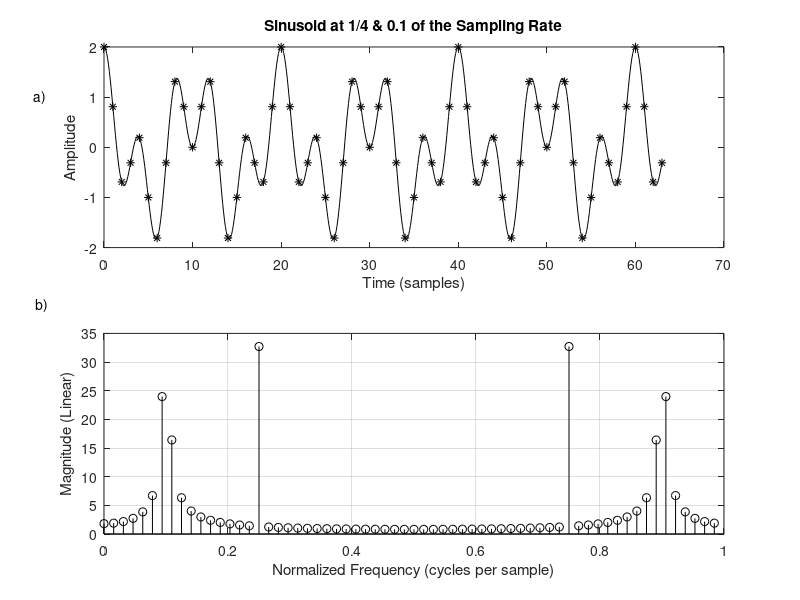
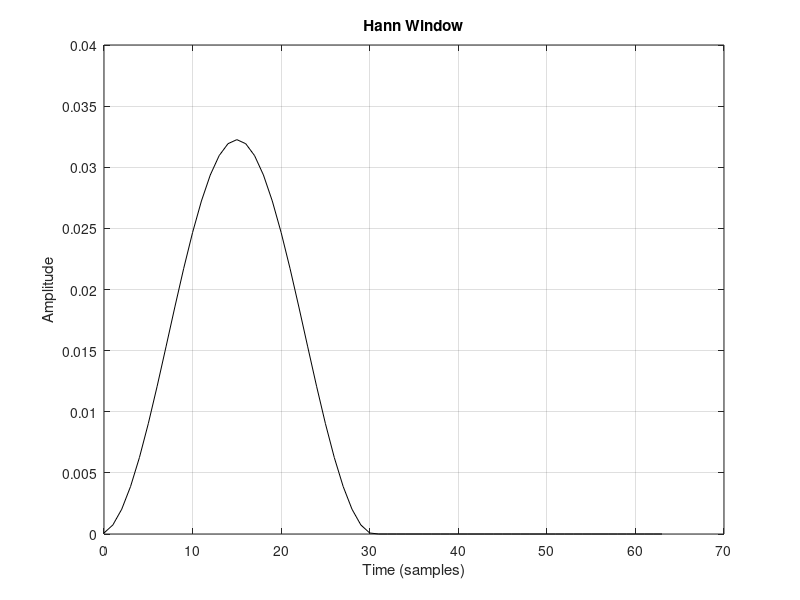
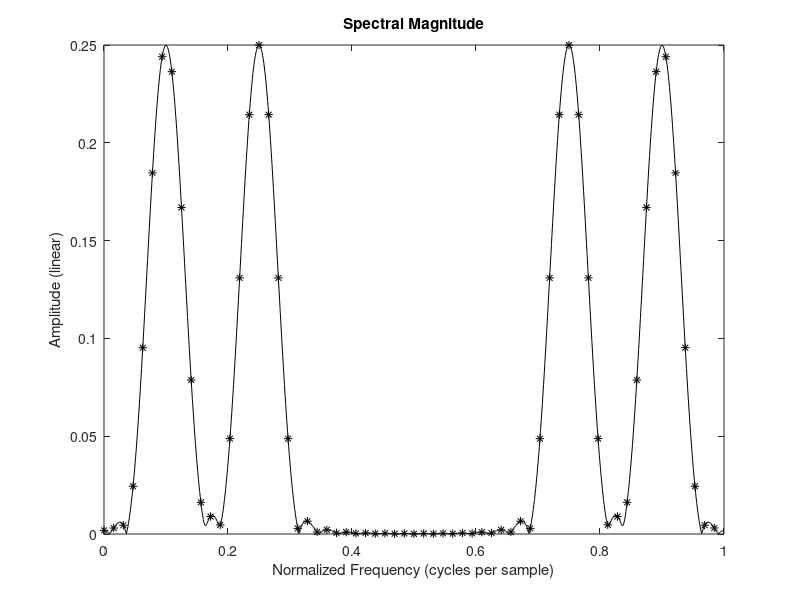
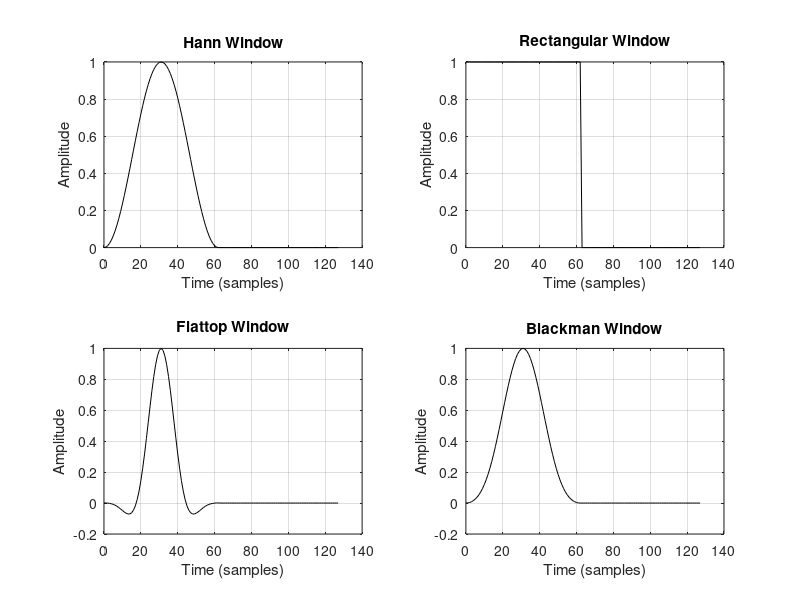

The MATLAB source for these figures, in order:
%% Code based on the code offered by(c) dsprelated.com

%% Example 1: FFT of a 2 sine signal
clear all;close all;clc
% Parameters:
N = 64;              % Must be a power of two
fs = 1;               % Set sampling rate to 1 Hz
A = 1;               % Sinusoidal amplitude
phi = 0;             % Sinusoidal phase
f1 = 0.25;            % Frequency (cycles/sample) on a DFT line
f2 = 0.1;            % Frequency (cycles/sample) between two DFT lines

n = [0:N-1];         % Discrete time axis
x = A*cos(2*pi*n*f1*fs+phi)+A*cos(2*pi*n*f2*fs+phi); % Sampled 2-sine wave
X = fft(x);          % Spectrum

% Plot time data:
figure(1);
subplot(2,1,1);
plot(n,x,'*k');
ni = [0:.1:N-1];     % Interpolated time axis
hold on;
plot(ni,A*cos(2*pi*ni*f1*fs+phi)+A*cos(2*pi*ni*f2*fs+phi),'-k'); grid off;
title('Sinusoid at 1/4 & 0.1 of the Sampling Rate');
xlabel('Time (samples)');
ylabel('Amplitude');
text(-8,1,'a)');
hold off;

% Plot spectral magnitude:
magX = abs(X);
fn = [0:1/N:1-1/N];  % Normalized frequency axis
subplot(2,1,2);
stem(fn,magX,'ok'); grid on;
xlabel('Normalized Frequency (cycles per sample)');
ylabel('Magnitude (Linear)');
text(-.11,40,'b)');
%% Correct the DFT using a Hanning Window
% Compute Hann window:
M = 31;         % Window length
nm = [0:M-1];   % time indices for window computation
% Hann window = "raised cosine", normalization (1/M)
% chosen to give spectral peak magnitude at 1/2:
w = (1/M) * (cos((pi/M)*(nm-(M-1)/2))).^2;

wzp = [w,zeros(1,N-M)]; % zero-pad out to the length of x
xw = x .* wzp;          % apply the window w to signal x

% Display real part of windowed signal and Hann window
figure
plot(n,wzp,'-k');grid on
title(['Hann Window']);
xlabel('Time (samples)'); ylabel('Amplitude');

% The Matlab for computing the DFT of the Hann-windowed complex sinusoid and plotting the results is listed below. 
% Compute the spectrum and its alternative forms:
Xw = fft(xw);              % FFT of windowed data
fn = [0:1.0/N:1-1.0/N];    % Normalized frequency axis

% Compute heavily interpolated versions for comparison:
Nzp = 16;                   % Zero-padding factor
Nfft = N*Nzp;               % Increased FFT size
xwi = [xw,zeros(1,Nfft-N)]; % New zero-padded FFT buffer
Xwi = fft(xwi);             % Compute interpolated spectrum
fni = [0:1.0/Nfft:1.0-1.0/Nfft]; % Normalized freq axis

figure;
plot(fn,abs(Xw),'*k'); hold on;
plot(fni,abs(Xwi),'-k'); hold off;
title('Spectral Magnitude');
xlabel('Normalized Frequency (cycles per sample)');
ylabel('Amplitude (linear)');

%% Compare different Window options on a single sine signal
clear all;close all;clc
% Parameters:
N = 64*2;              % Must be a power of two
fs = 1;               % Set sampling rate to 1 Hz
A = 1;               % Sinusoidal amplitude
phi = 0;             % Sinusoidal phase
f2 = 0.1;            % Frequency (cycles/sample) between two DFT lines

n = [0:N-1];         % Discrete time axis
x = A*cos(2*pi*n*f2*fs+phi); % Sampled 2-sine wave
X = fft(x);          % Spectrum

% Compute Hann window using standard MATLAB functions:
M = N/2-1;         % Window length
wH=hann(M);
wzpH = [wH',zeros(1,N-M)]; % zero-pad out to the length of x
xwH = x .* wzpH;          % apply the window w to signal x

% Display real part of windowed signal and Hann window
figure (100)
subplot(2,2,1)
plot(n,wzpH,'-k');grid on
title(['Hann Window']);
xlabel('Time (samples)'); ylabel('Amplitude');

% The Matlab for computing the DFT of the Hann-windowed complex sinusoid and plotting the results is listed below. 
% Compute the spectrum and its alternative forms:
XwH = fft(xwH);              % FFT of windowed data
fn = [0:1.0/N:1-1.0/N];    % Normalized frequency axis

% Compute heavily interpolated versions for comparison:
Nzp = 16;                   % Zero-padding factor
Nfft = N*Nzp;               % Increased FFT size
xwiH = [xwH,zeros(1,Nfft-N)]; % New zero-padded FFT buffer
XwiH = fft(xwiH);             % Compute interpolated spectrum
fni = [0:1.0/Nfft:1.0-1.0/Nfft]; % Normalized freq axis

figure(200);
subplot(2,2,1)
plot(fn,abs(XwH),'*k'); hold on;
plot(fni,abs(XwiH),'-k'); hold off;
title('Hanning Window');
xlabel('Normalized Frequency (cycles per sample)');
ylabel('Amplitude (linear)');

%%%%%%%%%%%%%%%%%%%%%%%%%%%%%%%%%%%%%%%%%%%%%%%%%
% Compute Rectangular window using standard MATLAB functions:
wR=rectwin(M);

wzpR = [wR',zeros(1,N-M)]; % zero-pad out to the length of x
xwR = x .* wzpR;          % apply the window w to signal x

% Display real part of windowed signal and Hann window
figure (100)
subplot(2,2,2)
plot(n,wzpR,'-k');grid on
title(['Rectangular Window']);
xlabel('Time (samples)'); ylabel('Amplitude');

% The Matlab for computing the DFT of the Hann-windowed complex sinusoid and plotting the results is listed below. 
% Compute the spectrum and its alternative forms:
XwR = fft(xwR);              % FFT of windowed data
fn = [0:1.0/N:1-1.0/N];    % Normalized frequency axis

% Compute heavily interpolated versions for comparison:
Nzp = 16;                   % Zero-padding factor
Nfft = N*Nzp;               % Increased FFT size
xwiR = [xwR,zeros(1,Nfft-N)]; % New zero-padded FFT buffer
XwiR = fft(xwiR);             % Compute interpolated spectrum
fni = [0:1.0/Nfft:1.0-1.0/Nfft]; % Normalized freq axis

figure(200);
subplot(2,2,2)
plot(fn,abs(XwR),'*k'); hold on;
plot(fni,abs(XwiR),'-k'); hold off;
title('Rectangular Window');
xlabel('Normalized Frequency (cycles per sample))');
ylabel('Amplitude (linear)');

%%%%%%%%%%%%%%%%%%%%%%%%%%%%%%%%%%%%%%%%%%%%%%%%%
% Compute Flattop window using standard MATLAB functions:
wF=flattopwin(M);

wzpF = [wF',zeros(1,N-M)]; % zero-pad out to the length of x
xwF = x .* wzpF;          % apply the window w to signal x

% Display real part of windowed signal and Hann window
figure (100)
subplot(2,2,3)
plot(n,wzpF,'-k');grid on
title(['Flattop Window']);
xlabel('Time (samples)'); ylabel('Amplitude');

% The Matlab for computing the DFT of the Hann-windowed complex sinusoid and plotting the results is listed below. 
% Compute the spectrum and its alternative forms:
XwF = fft(xwF);              % FFT of windowed data
fn = [0:1.0/N:1-1.0/N];    % Normalized frequency axis

% Compute heavily interpolated versions for comparison:
Nzp = 16;                   % Zero-padding factor
Nfft = N*Nzp;               % Increased FFT size
xwiF = [xwF,zeros(1,Nfft-N)]; % New zero-padded FFT buffer
XwiF = fft(xwiF);             % Compute interpolated spectrum
fni = [0:1.0/Nfft:1.0-1.0/Nfft]; % Normalized freq axis

figure(200);
subplot(2,2,3)
plot(fn,abs(XwF),'*k'); hold on;
plot(fni,abs(XwiF),'-k'); hold off;
title('Flattop Window');
xlabel('Normalized Frequency (cycles per sample)');
ylabel('Amplitude (linear)');

%%%%%%%%%%%%%%%%%%%%%%%%%%%%%%%%%%%%%%%%%%%%%%%%%
% Compute Blackman window using standard MATLAB functions:
wB=blackman(M);

wzpB = [wB',zeros(1,N-M)]; % zero-pad out to the length of x
xwB = x .* wzpB;          % apply the window w to signal x

% Display real part of windowed signal and Hann window
figure (100)
subplot(2,2,4)
plot(n,wzpB,'-k');grid on
title(['Blackman Window']);
xlabel('Time (samples)'); ylabel('Amplitude');

% The Matlab for computing the DFT of the Hann-windowed complex sinusoid and plotting the results is listed below. 
% Compute the spectrum and its alternative forms:
XwB = fft(xwB);              % FFT of windowed data
fn = [0:1.0/N:1-1.0/N];    % Normalized frequency axis

% Compute heavily interpolated versions for comparison:
Nzp = 16;                   % Zero-padding factor
Nfft = N*Nzp;               % Increased FFT size
xwiB = [xwB,zeros(1,Nfft-N)]; % New zero-padded FFT buffer
XwiB = fft(xwiB);             % Compute interpolated spectrum
fni = [0:1.0/Nfft:1.0-1.0/Nfft]; % Normalized freq axis

figure(200);
subplot(2,2,4)
plot(fn,abs(XwB),'*k'); hold on;
plot(fni,abs(XwiB),'-k'); hold off;
title('Blackman Window');
xlabel('Normalized Frequency (cycles per sample)');
ylabel('Amplitude (linear)');







